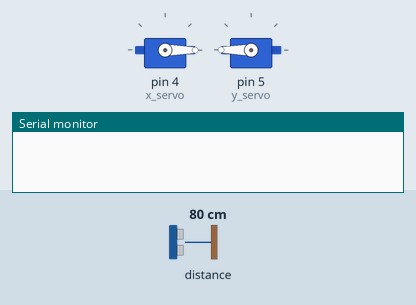
Recording of a sketch running on a simulated Arduino Uno, built with avr-gcc and run on an emulated ATmega328P. Parts: 2 × servo, the last lines printed to the serial monitor. Inputs (shaded band) come from the test bench; at power-on: distance to the obstacle 80 cm.

Above: at 0.1 s.
At 12.35 s:
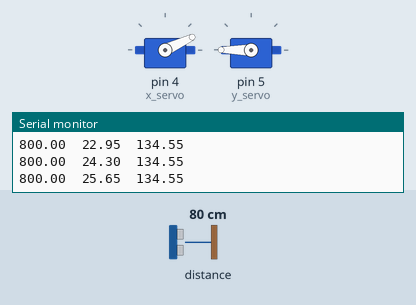
At 24.6 s:
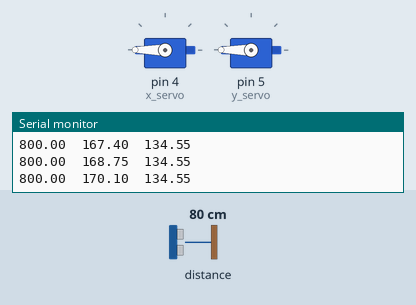
At 38.97 s:
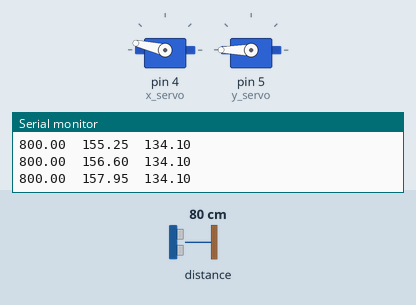
Timing chart, 0 to 40.0 s (numbered marks = the images above):
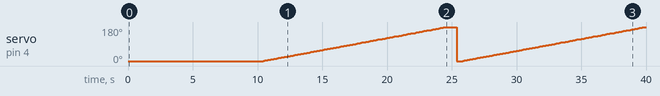

The sketch:

lidar_scanner.ino
```cpp
/*

3D LIDAR Scanner

https://behindthesciences.com/electronics/arduino-time-of-flight-range-finder/

*/


#include <Wire.h>
#include <VL53L0X.h>
#include <Servo.h>
#include "functions.h"

VL53L0X sensor;
Servo x_servo;
Servo y_servo;

int h_stp=15;            // horizontal step
int v_stp=5;            // vertical step
int del=80;             // delay
int min_range=500;       // a range from 500 to 2500 corresponds to a range from 0 to 180 degrees
int max_range=2500;

int x=min_range;
int y=max_range;


void setup()
{
  Serial.begin(9600);
  Wire.begin();

  sensor.init();
  sensor.setTimeout(500);
  //sensor.startContinuous();
  sensor.setMeasurementTimingBudget(200000);

  x_servo.attach(4);
  y_servo.attach(5);
  x_servo.writeMicroseconds(x);
  y_servo.writeMicroseconds(y);

  delay(10000);
}


void loop()
{
  if(y<0) return;

  y-=v_stp;

  for(x=min_range ; x<max_range ; x+=h_stp)
  {
    play(x, y);
  }
  /*
  y-=v_stp;

  for(x=max_range ; x>min_range ; x-=h_stp)
  {
    play(x, y);
  }
  */
}


void play(int x, int y)
{
  x_servo.writeMicroseconds(x);
  y_servo.writeMicroseconds(y);

  delay(del);

  //float distance = sensor.readRangeContinuousMillimeters();
  float distance = sensor.readRangeSingleMillimeters();

  if( distance>60000 )
  {
    distance=0;
  }

  if( sensor.timeoutOccurred() )
  {
    distance=0;
  }

  Serial.print( distance );
  Serial.print("\t");
  Serial.print( mapFloat(x,min_range,max_range,0,180) );
  Serial.print("\t");
  Serial.print( mapFloat(y,min_range,max_range,0,180)-45 );
  Serial.println();
  /*

  float theta = mapFloat(x,min_range,max_range,-90,90);
  float phi = mapFloat(y,min_range,max_range,-90,90);
  float distance = sensor.readRangeContinuousMillimeters();

  //distanceCorrection(&phi, &theta, &distance);

  Coords c=spherical2cartesian(phi, theta, distance);

  //cartesianCorrection(&c);

  Serial.print( -c.x );
  Serial.print("\t");
  Serial.print( c.y );
  Serial.print("\t");
  Serial.print( c.z );
  Serial.println();
  */
}
```

functions.h
```cpp
/*

  Converts spherical coordinates (phi,theta,distance) to cartesian coordinates (x,y,z)
  https://mathinsight.org/spherical_coordinates

*/

struct Coords {
  float x;
  float y;
  float z;
};

Coords spherical2cartesian(long phi, long theta, long distance)
{
  Coords c;

  c.x = distance * sin(radians(phi)) * sin(radians(theta));
  c.y = distance * sin(radians(phi)) * cos(radians(theta));
  c.z = distance * cos(radians(phi));

  return c;
}


/*

  A map function, but with floating values
  https://forum.arduino.cc/index.php?topic=3922.0

*/
float mapFloat(long x, long in_min, long in_max, long out_min, long out_max)
{
  return (float)(x - in_min) * (out_max - out_min) / (float)(in_max - in_min) + out_min;
}


/*

  Material adjustments

  Because the LIDAR is not perfectly in the center of rotations,
  we have to adjust the origin point and the distance length...

*/

void distanceCorrection(float *phi, float *theta, float *distance)
{
//  phi += mapFloat(phi, -180, 180, 4, -4);
//  phi += mapFloat(abs(phi), 0, 180, 4, 0);
  *distance = *distance + mapFloat(*theta, 0, 180, -8, 4);
}

void cartesianCorrection(Coords *c)
{
  c->x = c->x + mapFloat(c->x, -180, 180, 4, -4);
  c->y = c->y + mapFloat(abs(c->x), 0, 180, 4, 0);
  c->z = c->z + mapFloat(c->y, 0, 180, -8, 4);
}
```

Measured:
- by itself, servo on pin 4 (x_servo): 0° → 2° at 10.5 s, → 3° 0.11 s later, → 4° 0.11 s later, → 6° 0.11 s later, … (249 changes in this stretch)
